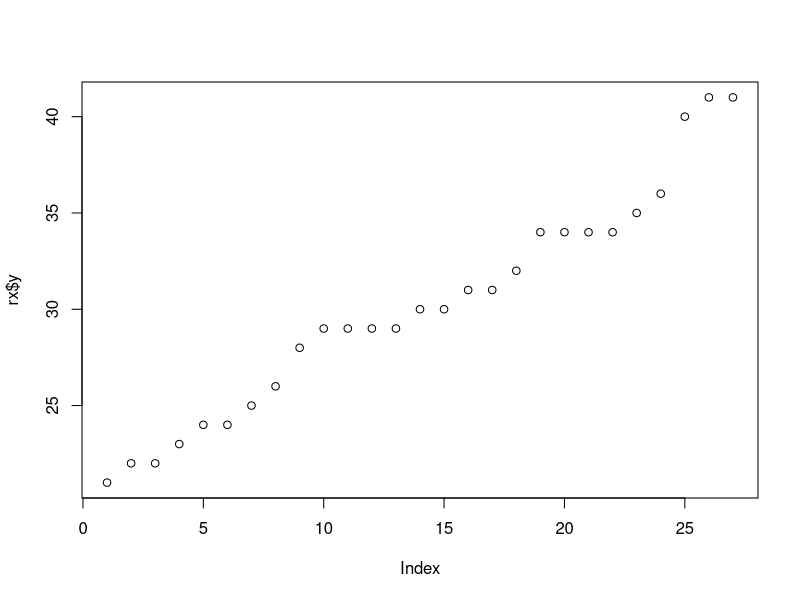
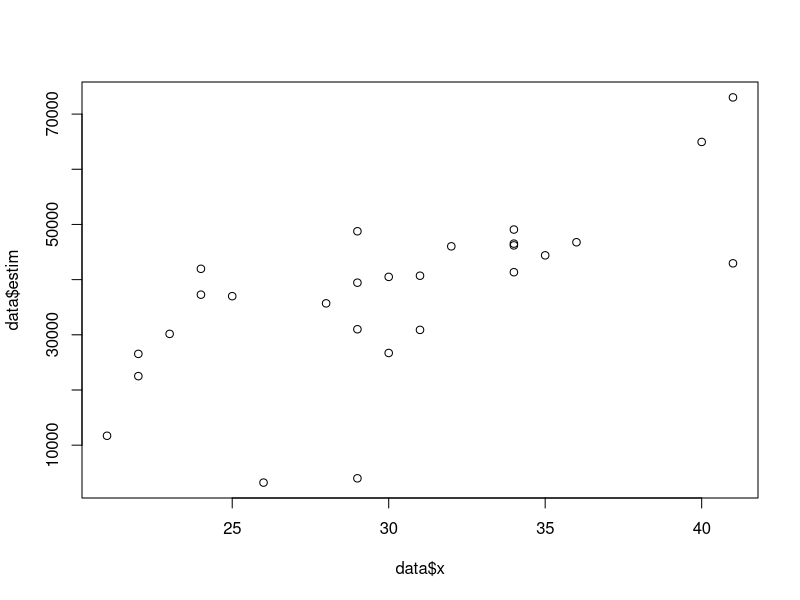
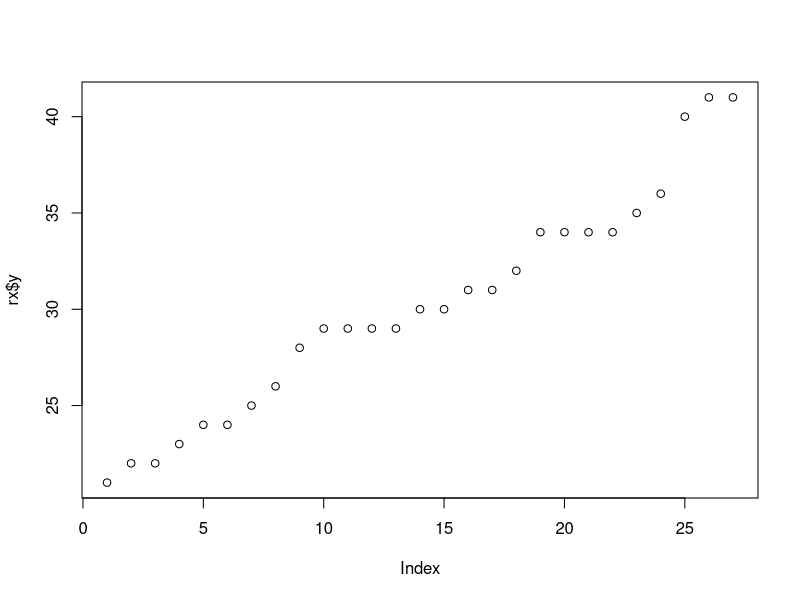

R code for these plots, in order:
## ---- chunk 1
knitr::opts_chunk$set(echo = TRUE)
## ---- chunk 2
data<-read.table("granjas.txt", header = TRUE)
head(data)
attach(data)
y<-data$y
x<-data$x
## ---- chunk 3
library(sampling)
# tama~no de la muestra 
n=27 
N=120
media=31.2

# vector de probabilidades de inclusi´on para un m.a.s 
pik=rep(n/N,n) 

# matriz de probabilidades de inclusi´on para un m.a.s 
pikl=matrix(n*(n-1)/(N*(N-1)),n,n) 

# c´alculo del estimador de Horvitz-Thompson para el total poblacional 
t_ypi=HTestimator(y,pik)

## ---- chunk 4
# definici´on del modelo de superpoblación y = beta*xi + v(xi)uii 
v=x**0.5
modelo=y~x+v
modelo
## ---- chunk 5
tx=sum(x)
tv=sum(v)
total=c(tx,tv)
total

#totales=c(tx1,tx2) 

# c´alculo del estimador de regresi´on 0 
r=regest(formula=modelo, weights= 1/pik, Tx=total, pikl, n) 

# estimador de regresi´on 
t_ygreg=r$regest 
med_ygreg=t_ygreg/N
med_ygreg

# coeficientes 
coef=r$coefficients 
coef
## ---- chunk 6
rx<-data.frame(r$x,r$y)
rx
plot(rx$x,rx$y)

data$estim<-r$y

plot(data$x,data$estim)
## ---- chunk 7
rx2<-data(r$x,r$y)
rx
plot(rx$x,rx$y)

## ---- chunk 8
yestim<- 160286.099+7862.303*31.2-(65839.265/31.2)
yestim
